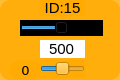
    <widget class="QWidget" name="widget_id1_15" native="true">
     <property name="geometry">
      <rect>
       <x>140</x>
       <y>100</y>
       <width>120</width>
       <height>80</height>
      </rect>
     </property>
     <property name="styleSheet">
      <string notr="true">background-color: rgb(255, 170, 0, 200);
border-radius:10px;</string>
     </property>
     <widget class="QLabel" name="label_ID1_16">
      <property name="geometry">
       <rect>
        <x>40</x>
        <y>0</y>
        <width>45</width>
        <height>16</height>
       </rect>
      </property>
      <property name="minimumSize">
       <size>
        <width>0</width>
        <height>10</height>
       </size>
      </property>
      <property name="font">
       <font>
        <family>Arial</family>
        <pointsize>11</pointsize>
       </font>
      </property>
      <property name="styleSheet">
       <string notr="true">background-color: rgb(255, 255, 255， 0);
border-radius:0px;</string>
      </property>
      <property name="text">
       <string>ID:15</string>
      </property>
      <property name="alignment">
       <set>Qt::AlignCenter</set>
      </property>
     </widget>
     <widget class="QSlider" name="horizontalSlider_pulse_id15">
      <property name="geometry">
       <rect>
        <x>20</x>
        <y>20</y>
        <width>83</width>
        <height>16</height>
       </rect>
      </property>
      <property name="autoFillBackground">
       <bool>false</bool>
      </property>
      <property name="styleSheet">
       <string notr="true">background-color: rgb(0, 0, 0);
border-radius:0px;</string>
      </property>
      <property name="minimum">
       <number>0</number>
      </property>
      <property name="maximum">
       <number>1000</number>
      </property>
      <property name="pageStep">
       <number>1</number>
      </property>
      <property name="value">
       <number>500</number>
      </property>
      <property name="orientation">
       <enum>Qt::Horizontal</enum>
      </property>
     </widget>
     <widget class="QSlider" name="horizontalSlider_dev_id15">
      <property name="geometry">
       <rect>
        <x>40</x>
        <y>60</y>
        <width>45</width>
        <height>18</height>
       </rect>
      </property>
      <property name="styleSheet">
       <string notr="true">background-color: rgb(255, 255, 255， 0);</string>
      </property>
      <property name="minimum">
       <number>-125</number>
      </property>
      <property name="maximum">
       <number>125</number>
      </property>
      <property name="pageStep">
       <number>1</number>
      </property>
      <property name="orientation">
       <enum>Qt::Horizontal</enum>
      </property>
     </widget>
     <widget class="QLabel" name="label_id15">
      <property name="geometry">
       <rect>
        <x>10</x>
        <y>60</y>
        <width>31</width>
        <height>20</height>
       </rect>
      </property>
      <property name="minimumSize">
       <size>
        <width>0</width>
        <height>10</height>
       </size>
      </property>
      <property name="font">
       <font>
        <family>DejaVu Sans</family>
        <pointsize>10</pointsize>
       </font>
      </property>
      <property name="styleSheet">
       <string notr="true">background-color: rgb(255, 255, 255， 0);</string>
      </property>
      <property name="text">
       <string>0</string>
      </property>
      <property name="alignment">
       <set>Qt::AlignCenter</set>
      </property>
     </widget>
     <widget class="QLineEdit" name="lineEdit_id15">
      <property name="geometry">
       <rect>
        <x>40</x>
        <y>40</y>
        <width>45</width>
        <height>18</height>
       </rect>
      </property>
      <property name="sizePolicy">
       <sizepolicy hsizetype="Fixed" vsizetype="Fixed">
        <horstretch>0</horstretch>
        <verstretch>0</verstretch>
       </sizepolicy>
      </property>
      <property name="font">
       <font>
        <family>Arial</family>
        <pointsize>11</pointsize>
       </font>
      </property>
      <property name="autoFillBackground">
       <bool>false</bool>
      </property>
      <property name="styleSheet">
       <string notr="true">background-color: rgb(255, 255, 255);
border-radius:0px;</string>
      </property>
      <property name="text">
       <string>500</string>
      </property>
      <property name="maxLength">
       <number>1000</number>
      </property>
      <property name="alignment">
       <set>Qt::AlignCenter</set>
      </property>
      <property name="dragEnabled">
       <bool>false</bool>
      </property>
      <property name="readOnly">
       <bool>false</bool>
      </property>
     </widget>
    </widget>
